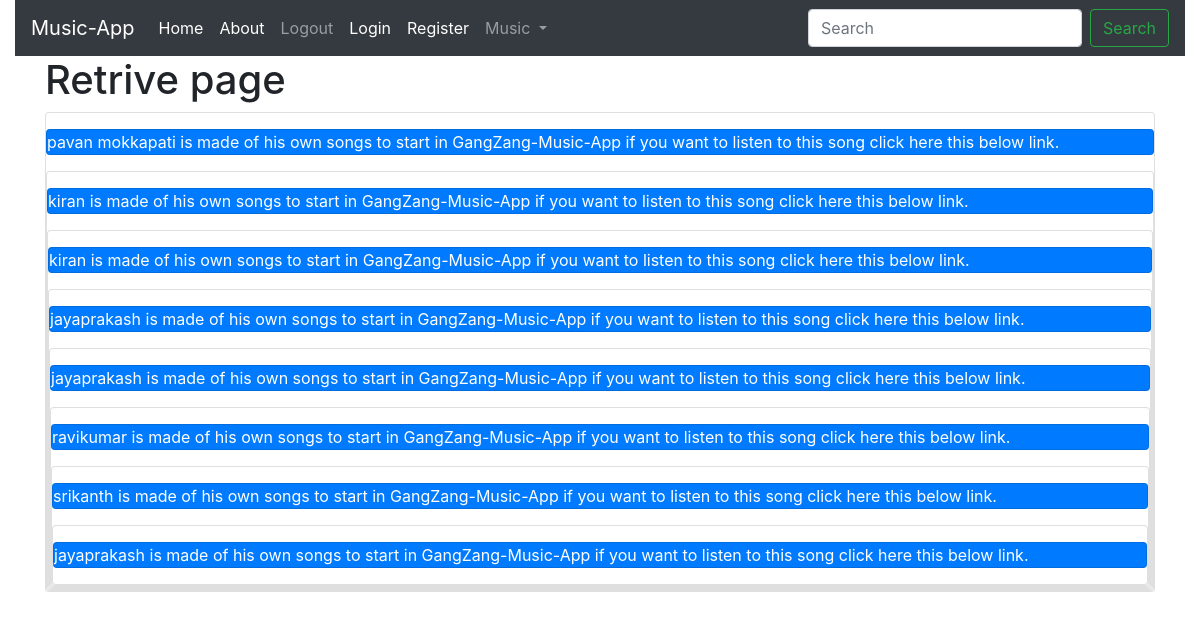
The app's page /retrive/ with its own data.
### blog/models.py (models this page shows)
class Album(models.Model):
    artist = models.ForeignKey(Musician, on_delete=models.CASCADE)
    name = models.CharField(max_length=100)
    release_date = models.DateField()
    num_stars = models.IntegerField()
    def __str__(self):
    	return self.name

### blog/views.py (the view)
# urls.py: path('retrive/',retrive_view,name='blog-retrive'),
def retrive_view(request):
	album=Album.objects.all()
	context={"album":album}
	return render(request,'retrive.html',context)

### blog/templates/retrive.html (shortened to what this page needs)
{%extends "base.html"%}
{%block content%}
<h1>Retrive page</h1>
{%for a in album%}
   <div class='card'>
<p class="card bg-primary text-white">{{a}} is made of his own songs to start in
GangZang-Music-App if you want to listen to this song click here this below
link.</p>
{% endfor %}
{%endblock %}

### records on screen
Album: name "pavan mokkapati"
Album: name "kiran"
Album: name "kiran"
Album: name "jayaprakash"
Album: name "jayaprakash"
Album: name "ravikumar"
Album: name "srikanth"
Album: name "jayaprakash"
